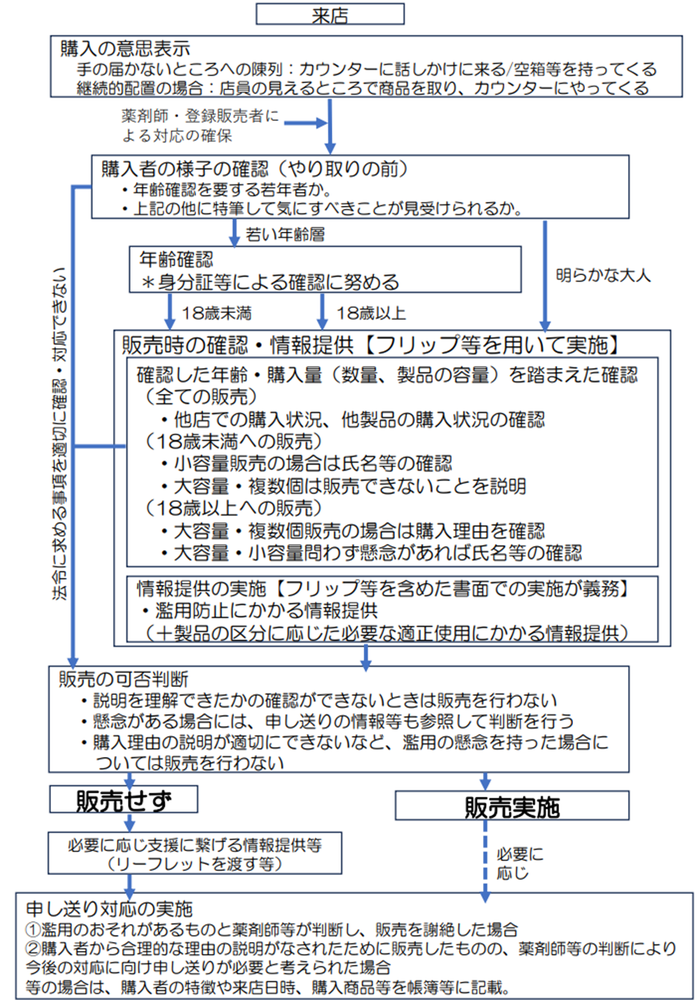
#> input picture ref_flowchart.png, 698 x 1000 px, shrunk from 1000 x 1432 before the run
$ python scratch_poster3_test.py
#> lines starting #> are read from the running program, lines starting #| are printed output that depends on the picture
import matplotlib.pyplot as plt
import matplotlib.patches as patches
import matplotlib.image as mpimg
import japanize_matplotlib

IMG_FLOWCHART = "ref_flowchart.png"
RED = "#d32f2f"

LOGICAL_W, LOGICAL_H = 32.67, 55.0
fig, ax = plt.subplots(figsize=(3.267, 5.5))
ax.set_position([0, 0, 1, 1])
ax.set_xlim(0, LOGICAL_W)
ax.set_ylim(0, LOGICAL_H)
ax.axis("off")
fig.canvas.draw()

_meas_fig, _meas_ax = plt.subplots(figsize=(3.267, 5.5))
_meas_ax.set_xlim(0, LOGICAL_W)
_meas_ax.set_ylim(0, LOGICAL_H)
_meas_ax.axis("off")
_meas_fig.canvas.draw()


def text_width(text, fontsize, weight="normal"):
    t = _meas_ax.text(0, -200, text, fontsize=fontsize, fontweight=weight, ha="left", va="center")
    _meas_fig.canvas.draw()
    bbox = t.get_window_extent(renderer=_meas_fig.canvas.get_renderer())
    inv = _meas_ax.transData.inverted()
    (x0, _), (x1, _) = inv.transform([[bbox.x0, bbox.y0], [bbox.x1, bbox.y1]])
    t.remove()
    return x1 - x0


def wrap_to_width(text, fontsize, max_width):
    lines, cur = [], ""
    for ch in text:
        trial = cur + ch
        if cur and text_width(trial, fontsize) > max_width:
            lines.append(cur)
            cur = ch
        else:
            cur = trial
    if cur:
        lines.append(cur)
    return lines


x, w = 1.0, 30.67
img = mpimg.imread(IMG_FLOWCHART)
#> img is the input picture: shape (1000, 698, 3) float32; mean R, G, B 0.894, 0.897, 0.903
img_h_px, img_w_px = img.shape[0], img.shape[1]
#> img_h_px = 1000; img_w_px = 698
aspect = img_w_px / img_h_px
#> aspect = 0.698
img_w = w
img_h = img_w / aspect
#> img_h = 43.94
img_x0, img_y1 = x, LOGICAL_H - 1.0
img_y0 = img_y1 - img_h
#> img_y0 = 10.06
ax.imshow(img, extent=[img_x0, img_x0 + img_w, img_y0, img_y1], zorder=2)
ax.add_patch(patches.Rectangle((img_x0, img_y0), img_w, img_h, fill=False, edgecolor="#cccccc", linewidth=0.5, zorder=3))

# --- 「必要に応じ」の右の余白に、注釈を1つだけ書き込む ---
# 「販売した後でも申し送りが必要になる場合がある」という、表面のフローには
# ない実務ポイントを補足する。
note_y = img_y1 - 0.838 * img_h
#> note_y = 17.18
for i, line in enumerate(wrap_to_width("☞販売しても「申し送り」が必要な場合あり", 3.3, w * 0.24)):
    ax.text(img_x0 + img_w * 0.78, note_y - i * 1.3, line, fontsize=3.3, fontweight="bold",
            ha="left", va="center", color=RED, fontstyle="italic", zorder=4)

plt.close(_meas_fig)
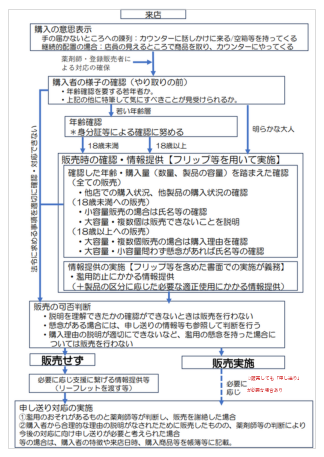
#> figure drawn by matplotlib, 1 panel
fig.savefig("scratch_poster3_test.png", dpi=300)
plt.close(fig)
print("done")
